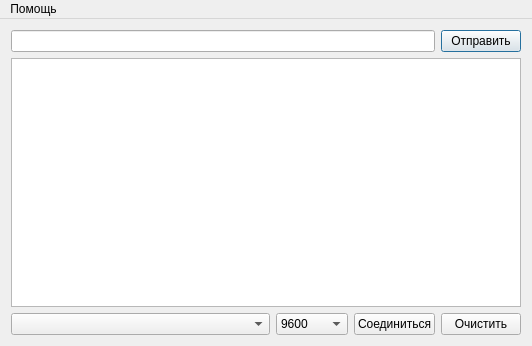
<?xml version="1.0" encoding="UTF-8"?>
<ui version="4.0">
 <class>AssHallMain</class>
 <widget class="QMainWindow" name="AssHallMain">
  <property name="geometry">
   <rect>
    <x>0</x>
    <y>0</y>
    <width>532</width>
    <height>346</height>
   </rect>
  </property>
  <property name="minimumSize">
   <size>
    <width>431</width>
    <height>346</height>
   </size>
  </property>
  <property name="windowTitle">
   <string>AssHall Serial Monitor</string>
  </property>
  <widget class="QWidget" name="centralWidget">
   <layout class="QGridLayout" name="gridLayout">
    <item row="0" column="0">
     <layout class="QVBoxLayout" name="MainLayout">
      <item>
       <layout class="QHBoxLayout" name="sendLayout">
        <property name="leftMargin">
         <number>0</number>
        </property>
        <property name="rightMargin">
         <number>0</number>
        </property>
        <item>
         <widget class="QLineEdit" name="sendDataEdit"/>
        </item>
        <item>
         <widget class="QPushButton" name="sendButton">
          <property name="text">
           <string>Отправить</string>
          </property>
          <property name="autoDefault">
           <bool>true</bool>
          </property>
          <property name="default">
           <bool>true</bool>
          </property>
          <property name="flat">
           <bool>false</bool>
          </property>
         </widget>
        </item>
       </layout>
      </item>
      <item>
       <widget class="QTextEdit" name="dataEdit"/>
      </item>
      <item>
       <layout class="QHBoxLayout" name="settingsLayout">
        <item>
         <widget class="QComboBox" name="portComboBox"/>
        </item>
        <item>
         <widget class="QComboBox" name="baudrateComboBox">
          <property name="sizePolicy">
           <sizepolicy hsizetype="Maximum" vsizetype="Fixed">
            <horstretch>0</horstretch>
            <verstretch>0</verstretch>
           </sizepolicy>
          </property>
          <item>
           <property name="text">
            <string>9600</string>
           </property>
          </item>
          <item>
           <property name="text">
            <string>57600</string>
           </property>
          </item>
          <item>
           <property name="text">
            <string>115200</string>
           </property>
          </item>
          <item>
           <property name="text">
            <string>-------</string>
           </property>
          </item>
          <item>
           <property name="text">
            <string>300</string>
           </property>
          </item>
          <item>
           <property name="text">
            <string>600</string>
           </property>
          </item>
          <item>
           <property name="text">
            <string>1200</string>
           </property>
          </item>
          <item>
           <property name="text">
            <string>2400</string>
           </property>
          </item>
          <item>
           <property name="text">
            <string>4800</string>
           </property>
          </item>
          <item>
           <property name="text">
            <string>14400</string>
           </property>
          </item>
          <item>
           <property name="text">
            <string>19200</string>
           </property>
          </item>
          <item>
           <property name="text">
            <string>28800</string>
           </property>
          </item>
          <item>
           <property name="text">
            <string>38400</string>
           </property>
          </item>
         </widget>
        </item>
        <item>
         <widget class="QPushButton" name="connectButton">
          <property name="sizePolicy">
           <sizepolicy hsizetype="Fixed" vsizetype="Fixed">
            <horstretch>0</horstretch>
            <verstretch>0</verstretch>
           </sizepolicy>
          </property>
          <property name="text">
           <string>Соединиться</string>
          </property>
         </widget>
        </item>
        <item>
         <widget class="QPushButton" name="clearButton">
          <property name="sizePolicy">
           <sizepolicy hsizetype="Maximum" vsizetype="Fixed">
            <horstretch>0</horstretch>
            <verstretch>0</verstretch>
           </sizepolicy>
          </property>
          <property name="text">
           <string>Очистить</string>
          </property>
         </widget>
        </item>
       </layout>
      </item>
     </layout>
    </item>
   </layout>
  </widget>
  <widget class="QMenuBar" name="menuBar">
   <property name="geometry">
    <rect>
     <x>0</x>
     <y>0</y>
     <width>532</width>
     <height>22</height>
    </rect>
   </property>
   <widget class="QMenu" name="menu">
    <property name="title">
     <string>Помощь</string>
    </property>
    <addaction name="aboutProgramAction"/>
   </widget>
   <addaction name="menu"/>
  </widget>
  <action name="aboutProgramAction">
   <property name="text">
    <string>О программе</string>
   </property>
  </action>
 </widget>
 <layoutdefault spacing="6" margin="11"/>
 <resources/>
 <connections/>
</ui>
